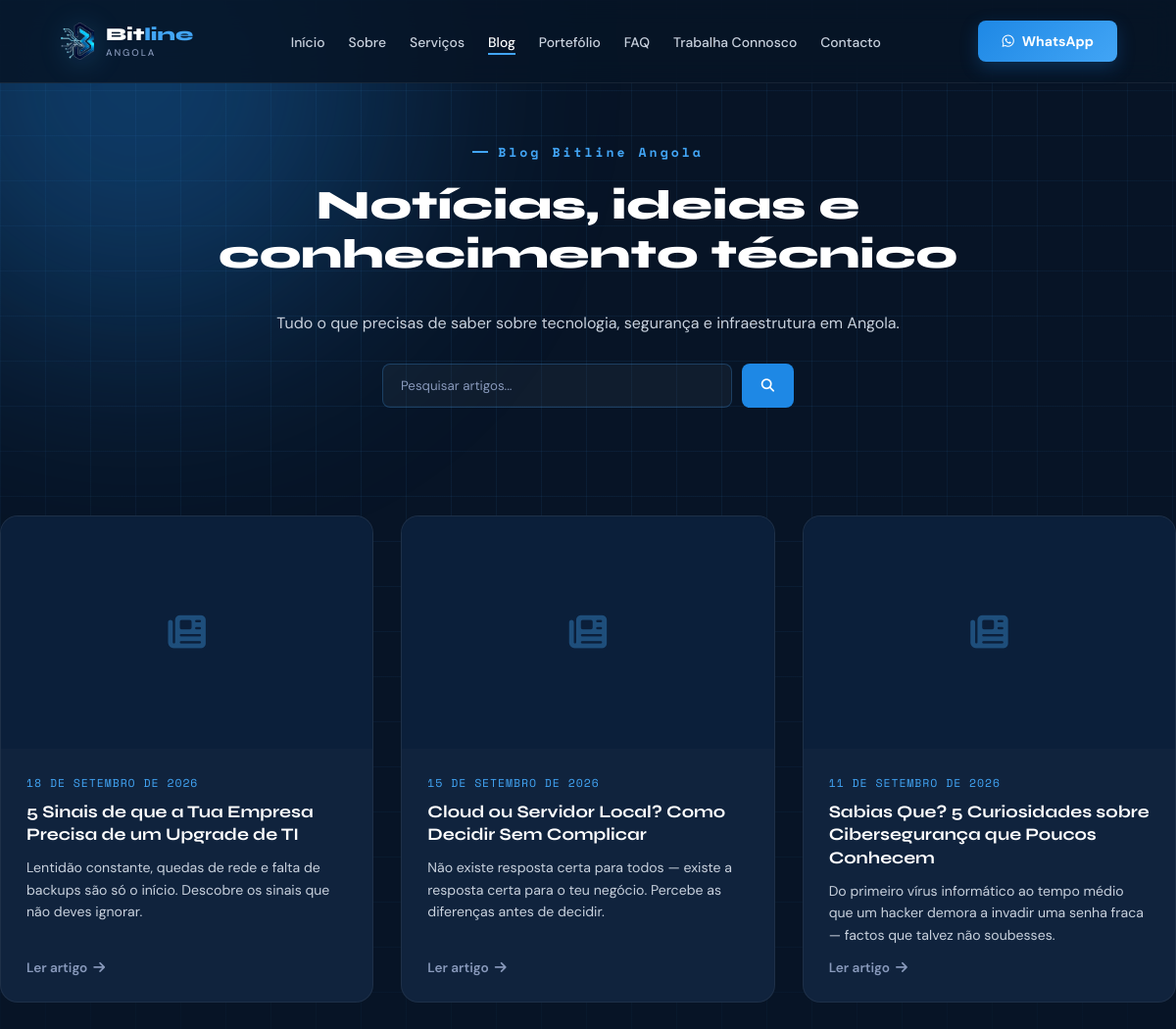
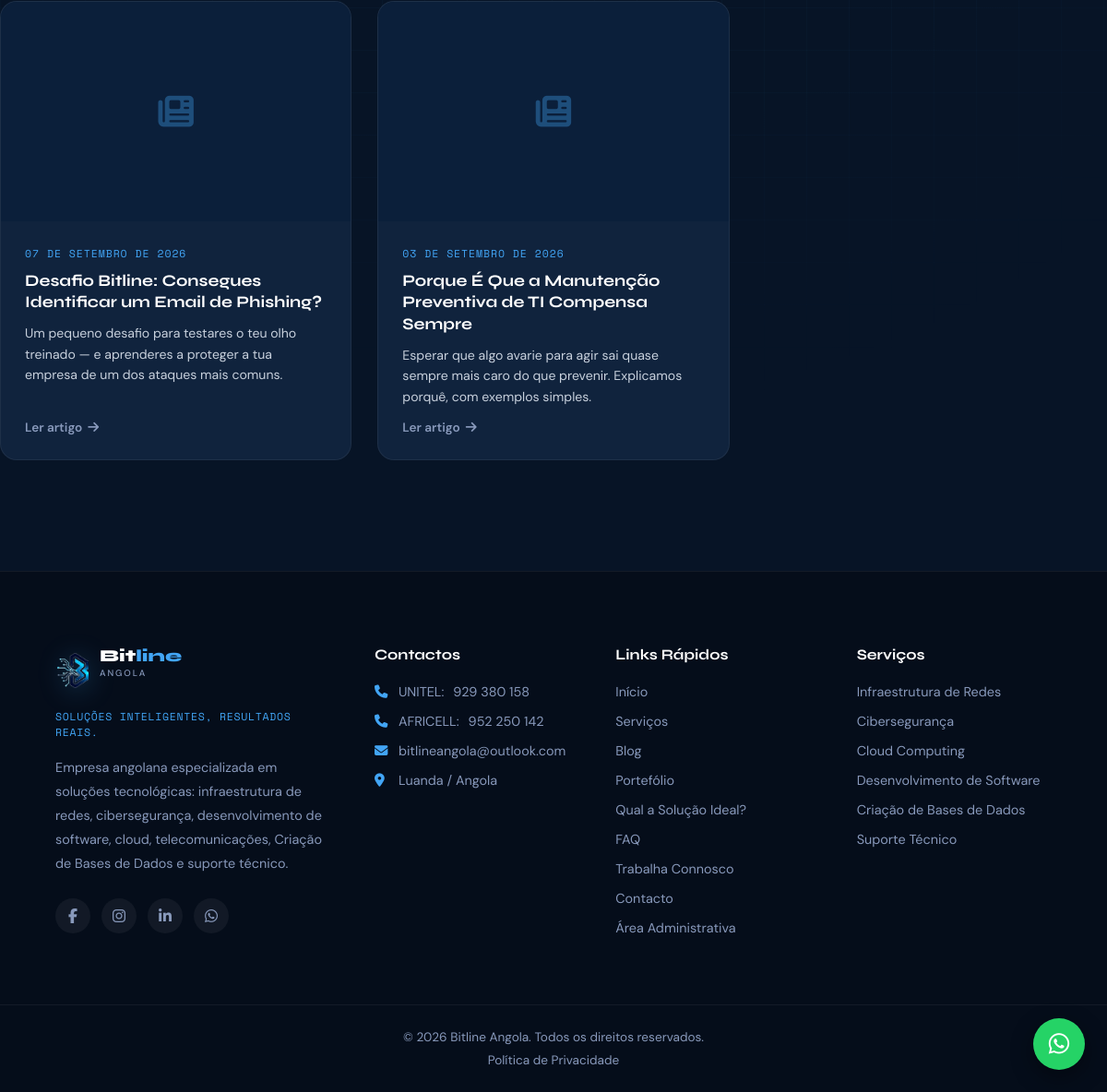
Screenshot of /blog.php with the database file from the repository (2 pictures, top to bottom).
### tables this page shows
CREATE TABLE IF NOT EXISTS artigos (
  id INT AUTO_INCREMENT PRIMARY KEY,
  titulo VARCHAR(200) NOT NULL,
  slug VARCHAR(220) NOT NULL UNIQUE,
  resumo VARCHAR(300) NOT NULL,
  conteudo LONGTEXT NOT NULL,
  imagem VARCHAR(255) DEFAULT NULL,
  status ENUM('rascunho','publicado') NOT NULL DEFAULT 'rascunho',
  destaque TINYINT(1) NOT NULL DEFAULT 0,
  visualizacoes INT NOT NULL DEFAULT 0,
  autor_id INT DEFAULT NULL,
  criado_em DATETIME NOT NULL DEFAULT CURRENT_TIMESTAMP,
  atualizado_em DATETIME NOT NULL DEFAULT CURRENT_TIMESTAMP ON UPDATE CURRENT_TIMESTAMP,
  CONSTRAINT fk_artigos_autor FOREIGN KEY (autor_id) REFERENCES admins(id) ON DELETE SET NULL,
  INDEX idx_status (status),
  INDEX idx_criado_em (criado_em)
);

### includes/funcoes.php (called while the page is built, shortened)
<?php
function limpar(string $texto): string
{
    return htmlspecialchars(trim($texto), ENT_QUOTES, 'UTF-8');
}
function formatarData(string $dataMysql): string
{
    $meses = [
        1 => 'Janeiro', 2 => 'Fevereiro', 3 => 'Março', 4 => 'Abril',
        5 => 'Maio', 6 => 'Junho', 7 => 'Julho', 8 => 'Agosto',
        9 => 'Setembro', 10 => 'Outubro', 11 => 'Novembro', 12 => 'Dezembro',
    ];
    $timestamp = strtotime($dataMysql);
    return date('d', $timestamp) . ' de ' . $meses[(int) date('n', $timestamp)] . ' de ' . date('Y', $timestamp);
}
function formatarTelefone(string $numero): string
{
    $numero = preg_replace('/\D/', '', $numero);
    if (strlen($numero) === 9) {
        return substr($numero, 0, 3) . ' ' . substr($numero, 3, 3) . ' ' . substr($numero, 6, 3);
    }
    return $numero;
}

### blog.php (the view, shortened to what this page needs)
<?php
require_once __DIR__ . '/includes/funcoes.php';
$pdo = getConnection();
$termo         = isset($_GET['q']) ? trim($_GET['q']) : '';
$paginaAtual   = isset($_GET['pagina']) ? max(1, (int) $_GET['pagina']) : 1;
$porPagina     = 6;
$offset        = ($paginaAtual - 1) * $porPagina;
$condicao = 'WHERE status = "publicado"';
$sql = "SELECT id, titulo, slug, resumo, imagem, criado_em, visualizacoes
        FROM artigos
        $condicao
        ORDER BY criado_em DESC
        LIMIT :limite OFFSET :offset";
$stmt = $pdo->prepare($sql);
$stmt->bindValue(':limite', $porPagina, PDO::PARAM_INT);
$stmt->bindValue(':offset', $offset, PDO::PARAM_INT);
$stmt->execute();
$artigos = $stmt->fetchAll();
$paginaAtiva     = 'blog';
require __DIR__ . '/includes/header.php';
?>
  <section id="blog-hero">
    <div class="page-hero-content reveal">
      <span class="section-label">Blog Bitline Angola</span>
      <h1 class="section-title">Notícias, ideias e conhecimento técnico</h1>
      <p class="section-sub">Tudo o que precisas de saber sobre tecnologia, segurança e infraestrutura em Angola.</p>
      <form class="blog-search" action="blog.php" method="GET">
        <input type="text" name="q" placeholder="Pesquisar artigos..." value="<?= limpar($termo) ?>">
        <button type="submit"><i class="fa-solid fa-magnifying-glass"></i></button>
      </form>
    </div>
  </section>
  <section id="blog-lista">
    <?php if (empty($artigos)): ?>
      <p class="blog-empty reveal">
        <?= $termo !== '' ? 'Nenhum artigo encontrado para "' . limpar($termo) . '".' : 'Ainda não há artigos publicados. Volta em breve!' ?>
      </p>
    <?php else: ?>
      <div class="blog-grid reveal">
        <?php foreach ($artigos as $artigo): ?>
          <a href="artigo.php?slug=<?= urlencode($artigo['slug']) ?>" class="blog-card">
            <div class="blog-card-img">
              <?php if (!empty($artigo['imagem'])): ?>
                <img src="<?= UPLOAD_URL . limpar($artigo['imagem']) ?>" alt="<?= limpar($artigo['titulo']) ?>" loading="lazy">
              <?php else: ?>
                <div class="blog-card-placeholder"><i class="fa-solid fa-newspaper"></i></div>
              <?php endif; ?>
            </div>
            <div class="blog-card-body">
              <span class="blog-card-date"><?= formatarData($artigo['criado_em']) ?></span>
              <h3><?= limpar($artigo['titulo']) ?></h3>
              <p><?= limpar($artigo['resumo']) ?></p>
              <span class="blog-card-link">Ler artigo <i class="fa-solid fa-arrow-right"></i></span>
            </div>
          </a>
        <?php endforeach; ?>
      </div>
    <?php endif; ?>
  </section>
<?php require __DIR__ . '/includes/footer.php'; ?>

### includes/header.php (shortened to what this page needs)
<!DOCTYPE html>
<html lang="pt">
<head>
    <link rel="stylesheet" href="https://cdnjs.cloudflare.com/ajax/libs/font-awesome/6.7.2/css/all.min.css">
    <link rel="stylesheet" href="css/estilo.css?v=<?= @filemtime(__DIR__ . '/../css/estilo.css') ?>">
</head>
<body>
<div class="bg-glow bg-glow-1"></div>
<header>
    <div class="container">
        <a href="index.php" class="logo">
            <img src="assets/images/logo-icon.png" alt="Bitline Angola" class="logo-icon-img">
            <span class="logo-text">
                <span class="logo-name">Bit<span class="accent">line</span></span>
                <small>Angola</small>
            </span>
        </a>
        <nav>
            <ul id="navLinks">
                <li><a href="index.php" class="<?= $paginaAtiva === 'inicio' ? 'ativo' : '' ?>">Início</a></li>
                <li><a href="index.php#sobre">Sobre</a></li>
                <li><a href="index.php#servicos">Serviços</a></li>
                <li><a href="blog.php" class="<?= $paginaAtiva === 'blog' ? 'ativo' : '' ?>">Blog</a></li>
                <li><a href="portfolio.php" class="<?= $paginaAtiva === 'portfolio' ? 'ativo' : '' ?>">Portefólio</a></li>
                <li><a href="faq.php" class="<?= $paginaAtiva === 'faq' ? 'ativo' : '' ?>">FAQ</a></li>
                <li><a href="trabalha-connosco.php" class="<?= $paginaAtiva === 'trabalha-connosco' ? 'ativo' : '' ?>">Trabalha Connosco</a></li>
                <li><a href="contacto.php" class="<?= $paginaAtiva === 'contacto' ? 'ativo' : '' ?>">Contacto</a></li>
            </ul>
        </nav>
        <a href="https://wa.me/244<?= CONTACTO_UNITEL ?>" class="btn-whatsapp" target="_blank">
            <i class="fa-brands fa-whatsapp"></i>
            WhatsApp
        </a>
    </div>
</header>
<main>

### includes/footer.php (shortened to what this page needs)
</main>
<a href="https://wa.me/244<?= CONTACTO_UNITEL ?>" class="whatsapp-float" target="_blank" aria-label="Falar no WhatsApp">
    <i class="fa-brands fa-whatsapp"></i>
</a>
<footer class="footer">
    <div class="container footer-grid">
        <div class="footer-col footer-brand">
            <a href="index.php" class="logo footer-logo">
                <img src="assets/images/logo-icon.png" alt="Bitline Angola" class="logo-icon-img">
                <span class="logo-text">
                    <span class="logo-name">Bit<span class="accent">line</span></span>
                    <small>Angola</small>
                </span>
            </a>
            <span class="footer-tagline">Soluções Inteligentes, Resultados Reais.</span>
            <p>
                Empresa angolana especializada em soluções tecnológicas:
                infraestrutura de redes, cibersegurança,
                desenvolvimento de software, cloud,
                telecomunicações, Criação de Bases de Dados
                e suporte técnico.
            </p>
            <div class="social-icons">
                <a href="https://www.facebook.com/profile.php?id=61578654713490" aria-label="Facebook"><i class="fab fa-facebook-f"></i></a>
                <a href="https://www.instagram.com/bitlineangola?igsh=bHNhMjUwMnJldWI%3D&utm_source=qr" aria-label="Instagram"><i class="fab fa-instagram"></i></a>
                <a href="https://www.linkedin.com/company/bitline-angola" aria-label="LinkedIn"><i class="fab fa-linkedin-in"></i></a>
                <a href="https://wa.me/244<?= CONTACTO_UNITEL ?>" target="_blank" aria-label="WhatsApp"><i class="fab fa-whatsapp"></i></a>
            </div>
        </div>
        <div class="footer-col">
            <h3>Contactos</h3>
            <ul>
                <li>
                    <i class="fa-solid fa-phone"></i>
                    UNITEL:
                    <a href="tel:+244<?= CONTACTO_UNITEL ?>"><?= formatarTelefone(CONTACTO_UNITEL) ?></a>
                </li>
                <li>
                    <i class="fa-solid fa-phone"></i>
                    AFRICELL:
                    <a href="tel:+244<?= CONTACTO_AFRICELL ?>"><?= formatarTelefone(CONTACTO_AFRICELL) ?></a>
                </li>
                <li>
                    <i class="fa-solid fa-envelope"></i>
                    <a href="mailto:bitlineangola@outlook.com">bitlineangola@outlook.com</a>
                </li>
                <li>
                    <i class="fa-solid fa-location-dot"></i>
                    Luanda / Angola
                </li>
            </ul>
        </div>
        <div class="footer-col">
            <h3>Links Rápidos</h3>
            <ul>
                <li><a href="index.php">Início</a></li>
                <li><a href="index.php#servicos">Serviços</a></li>
                <li><a href="blog.php">Blog</a></li>
                <li><a href="portfolio.php">Portefólio</a></li>
                <li><a href="qual-solucao.php">Qual a Solução Ideal?</a></li>
                <li><a href="faq.php">FAQ</a></li>
                <li><a href="trabalha-connosco.php">Trabalha Connosco</a></li>
                <li><a href="contacto.php">Contacto</a></li>
                <li><a href="admin/login.php">Área Administrativa</a></li>
            </ul>
        </div>
        <div class="footer-col">
            <h3>Serviços</h3>
            <ul>
                <li><a href="index.php#servicos">Infraestrutura de Redes</a></li>
                <li><a href="index.php#servicos">Cibersegurança</a></li>
                <li><a href="index.php#servicos">Cloud Computing</a></li>
                <li><a href="index.php#servicos">Desenvolvimento de Software</a></li>
                <li><a href="index.php#servicos">Criação de Bases de Dados</a></li>
                <li><a href="index.php#servicos">Suporte Técnico</a></li>
            </ul>
        </div>
    </div>
    <div class="footer-bottom">
        © <?= date('Y') ?> Bitline Angola. Todos os direitos reservados.
        <a href="politica-privacidade.php" style="color: var(--grey);">Política de Privacidade</a>
    </div>
</footer>
</body>
</html>

### rows the page displays
artigos: criado_em "18 DE SETEMBRO DE 2026", titulo "5 Sinais de que a Tua Empresa Precisa de um Upgrade de TI", resumo "Lentidão constante, quedas de rede e falta de backups são só o início. Descobre os sinais que não deves ignorar."
artigos: criado_em "15 DE SETEMBRO DE 2026", titulo "Cloud ou Servidor Local? Como Decidir Sem Complicar", resumo "Não existe resposta certa para todos — existe a resposta certa para o teu negócio. Percebe as diferenças antes de decidir."
artigos: criado_em "11 DE SETEMBRO DE 2026", titulo "Sabias Que? 5 Curiosidades sobre Cibersegurança que Poucos Conhecem", resumo "Do primeiro vírus informático ao tempo médio que um hacker demora a invadir uma senha fraca — factos que talvez não soubesses."
artigos: criado_em "07 DE SETEMBRO DE 2026", titulo "Desafio Bitline: Consegues Identificar um Email de Phishing?", resumo "Um pequeno desafio para testares o teu olho treinado — e aprenderes a proteger a tua empresa de um dos ataques mais comuns."
artigos: criado_em "03 DE SETEMBRO DE 2026", titulo "Porque É Que a Manutenção Preventiva de TI Compensa Sempre", resumo "Esperar que algo avarie para agir sai quase sempre mais caro do que prevenir. Explicamos porquê, com exemplos simples."

### other values shown
formatarTelefone(CONTACTO_UNITEL) "929 380 158"
formatarTelefone(CONTACTO_AFRICELL) "952 250 142"
